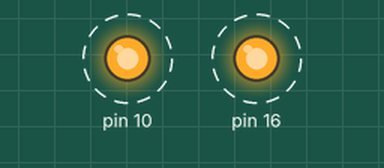
Simulated run of this program. Board: Raspberry Pi (header pin numbers). On the bench: output pins drawn as LEDs (lit = HIGH). Dashed ring = blinking. What the program prints to the terminal is not drawn.

Above: at 0.5 s.
Timing chart, 0 to 4.6 s (numbered marks = the images above):
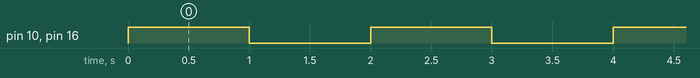

Measured:
- by itself, pin 10, pin 16: alternates HIGH for 1.0 s and LOW for 1.0 s

The program:

blink.py
```python
import RPi.GPIO as GPIO
import time

GPIO.setwarnings(False)

GPIO.setmode(GPIO.BOARD)
GPIO.setup(10, GPIO.OUT)
GPIO.setup(16, GPIO.OUT)

while(True):
    GPIO.output(10, True)
    GPIO.output(16, True)
    print("\LEDs are ON")
    time.sleep(1)
    GPIO.output(10, False)
    GPIO.output(16, False)
    print("\LEDs are OFF")
    time.sleep(1)

GPIO.cleanup()    
```
